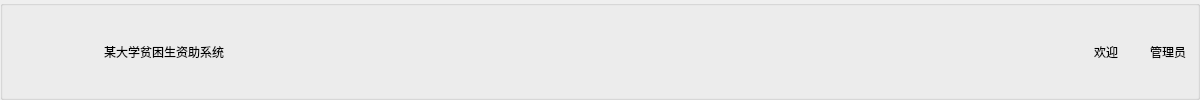
       <widget class="QGroupBox" name="groupBox">
        <property name="sizePolicy">
         <sizepolicy hsizetype="Fixed" vsizetype="Preferred">
          <horstretch>0</horstretch>
          <verstretch>0</verstretch>
         </sizepolicy>
        </property>
        <property name="minimumSize">
         <size>
          <width>1200</width>
          <height>100</height>
         </size>
        </property>
        <property name="maximumSize">
         <size>
          <width>1200</width>
          <height>100</height>
         </size>
        </property>
        <property name="title">
         <string/>
        </property>
        <layout class="QHBoxLayout" name="horizontalLayout">
         <item>
          <widget class="QLabel" name="label_title">
           <property name="minimumSize">
            <size>
             <width>300</width>
             <height>0</height>
            </size>
           </property>
           <property name="text">
            <string>某大学贫困生资助系统</string>
           </property>
           <property name="alignment">
            <set>Qt::AlignCenter</set>
           </property>
          </widget>
         </item>
         <item>
          <spacer name="horizontalSpacer">
           <property name="orientation">
            <enum>Qt::Horizontal</enum>
           </property>
           <property name="sizeHint" stdset="0">
            <size>
             <width>40</width>
             <height>20</height>
            </size>
           </property>
          </spacer>
         </item>
         <item>
          <widget class="QLabel" name="label_2">
           <property name="sizePolicy">
            <sizepolicy hsizetype="Preferred" vsizetype="Preferred">
             <horstretch>0</horstretch>
             <verstretch>0</verstretch>
            </sizepolicy>
           </property>
           <property name="text">
            <string>欢迎</string>
           </property>
          </widget>
         </item>
         <item>
          <widget class="QLabel" name="label_huanyin">
           <property name="sizePolicy">
            <sizepolicy hsizetype="Preferred" vsizetype="Preferred">
             <horstretch>0</horstretch>
             <verstretch>0</verstretch>
            </sizepolicy>
           </property>
           <property name="minimumSize">
            <size>
             <width>0</width>
             <height>0</height>
            </size>
           </property>
           <property name="maximumSize">
            <size>
             <width>9999</width>
             <height>50</height>
            </size>
           </property>
           <property name="text">
            <string/>
           </property>
          </widget>
         </item>
         <item>
          <widget class="QLabel" name="label_huanyin2">
           <property name="text">
            <string/>
           </property>
          </widget>
         </item>
         <item>
          <widget class="QLabel" name="label_12">
           <property name="text">
            <string>管理员</string>
           </property>
          </widget>
         </item>
        </layout>
       </widget>
